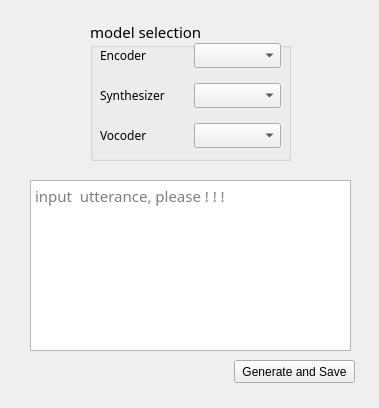
<?xml version="1.0" encoding="UTF-8"?>
<ui version="4.0">
 <class>Form</class>
 <widget class="QWidget" name="Form">
  <property name="geometry">
   <rect>
    <x>0</x>
    <y>0</y>
    <width>379</width>
    <height>408</height>
   </rect>
  </property>
  <property name="windowTitle">
   <string>Form</string>
  </property>
  <widget class="QWidget" name="verticalLayoutWidget">
   <property name="geometry">
    <rect>
     <x>90</x>
     <y>20</y>
     <width>201</width>
     <height>141</height>
    </rect>
   </property>
   <layout class="QVBoxLayout" name="verticalLayout">
    <item>
     <widget class="QGroupBox" name="groupBox">
      <property name="font">
       <font>
        <family>Arial Rounded MT Bold</family>
        <pointsize>11</pointsize>
       </font>
      </property>
      <property name="title">
       <string>model selection</string>
      </property>
      <widget class="QWidget" name="horizontalLayoutWidget">
       <property name="geometry">
        <rect>
         <x>10</x>
         <y>20</y>
         <width>181</width>
         <height>31</height>
        </rect>
       </property>
       <layout class="QHBoxLayout" name="horizontalLayout_2">
        <item>
         <widget class="QLabel" name="label">
          <property name="font">
           <font>
            <family>Arial Rounded MT Bold</family>
            <pointsize>9</pointsize>
           </font>
          </property>
          <property name="text">
           <string>Encoder</string>
          </property>
          <property name="margin">
           <number>5</number>
          </property>
         </widget>
        </item>
        <item>
         <widget class="QComboBox" name="encoder">
          <property name="font">
           <font>
            <family>Arial Rounded MT Bold</family>
            <pointsize>9</pointsize>
           </font>
          </property>
         </widget>
        </item>
       </layout>
      </widget>
      <widget class="QWidget" name="horizontalLayoutWidget_2">
       <property name="geometry">
        <rect>
         <x>10</x>
         <y>60</y>
         <width>181</width>
         <height>31</height>
        </rect>
       </property>
       <layout class="QHBoxLayout" name="horizontalLayout_3">
        <item>
         <widget class="QLabel" name="label_2">
          <property name="font">
           <font>
            <family>Arial Rounded MT Bold</family>
            <pointsize>9</pointsize>
           </font>
          </property>
          <property name="text">
           <string>Synthesizer</string>
          </property>
          <property name="margin">
           <number>5</number>
          </property>
         </widget>
        </item>
        <item>
         <widget class="QComboBox" name="synthesizer">
          <property name="font">
           <font>
            <family>Arial Rounded MT Bold</family>
            <pointsize>9</pointsize>
           </font>
          </property>
         </widget>
        </item>
       </layout>
      </widget>
      <widget class="QWidget" name="horizontalLayoutWidget_3">
       <property name="geometry">
        <rect>
         <x>10</x>
         <y>100</y>
         <width>181</width>
         <height>31</height>
        </rect>
       </property>
       <layout class="QHBoxLayout" name="horizontalLayout_4">
        <item>
         <widget class="QLabel" name="label_3">
          <property name="font">
           <font>
            <family>Arial Rounded MT Bold</family>
            <pointsize>9</pointsize>
           </font>
          </property>
          <property name="text">
           <string>Vocoder</string>
          </property>
          <property name="margin">
           <number>5</number>
          </property>
         </widget>
        </item>
        <item>
         <widget class="QComboBox" name="vocoder">
          <property name="font">
           <font>
            <family>Arial Rounded MT Bold</family>
            <pointsize>9</pointsize>
           </font>
          </property>
         </widget>
        </item>
       </layout>
      </widget>
     </widget>
    </item>
   </layout>
  </widget>
  <widget class="QWidget" name="verticalLayoutWidget_2">
   <property name="geometry">
    <rect>
     <x>30</x>
     <y>180</y>
     <width>321</width>
     <height>171</height>
    </rect>
   </property>
   <layout class="QVBoxLayout" name="verticalLayout_2">
    <item>
     <widget class="QTextEdit" name="utterance">
      <property name="font">
       <font>
        <family>Calisto MT</family>
        <pointsize>11</pointsize>
       </font>
      </property>
      <property name="placeholderText">
       <string>input  utterance, please ! ! !</string>
      </property>
     </widget>
    </item>
   </layout>
  </widget>
  <widget class="QPushButton" name="save">
   <property name="geometry">
    <rect>
     <x>234</x>
     <y>360</y>
     <width>121</width>
     <height>23</height>
    </rect>
   </property>
   <property name="text">
    <string>Generate and Save</string>
   </property>
  </widget>
 </widget>
 <resources/>
 <connections/>
</ui>
